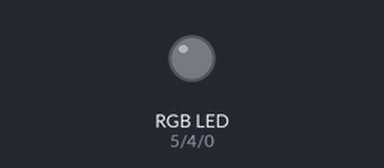
Recording of a sketch running on a simulated Arduino Uno, built with avr-gcc and run on an emulated ATmega328P. Shown: an RGB LED mixed from three pins (HIGH = lit).

Above: at 0.05 s.
At 1.35 s:
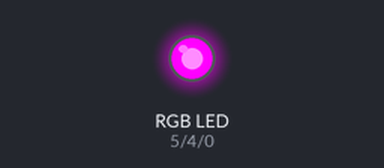
At 1.95 s:
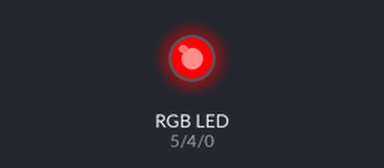
At 3.85 s:
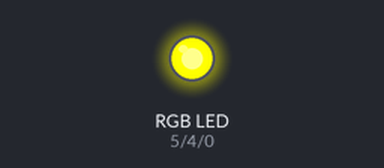
At 5.7 s:
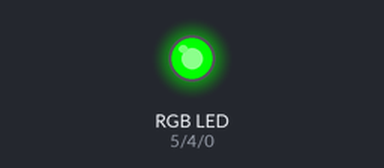
At 7.65 s:
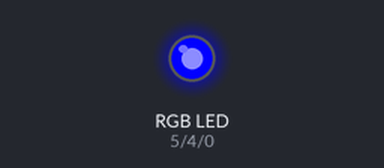
Timing chart, 0 to 10.0 s (numbered marks = the images above):
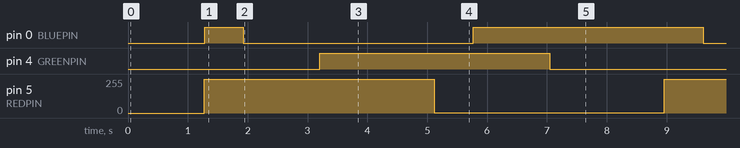

Measured:
- by itself, pin 0 (BLUEPIN): repeats every 7.7 s: LOW 3.8 s, HIGH 3.8 s
- by itself, pin 4 (GREENPIN): alternates HIGH for 3.8 s and LOW for 3.8 s
- by itself, pin 5 (REDPIN): alternates 255/255 for 3.8 s and 1/255 for 3.8 s

The sketch:

esp8266ColourSwirl.ino
```cpp
// color swirl! connect an RGB LED to the PWM pins as indicated
// in the #defines
// public domain, enjoy!

#define REDPIN 5    // D1
#define GREENPIN 4  // D2
#define BLUEPIN 0   // D3

#define FADESPEED 5    // make this higher to slow down

void setup() {
  pinMode(REDPIN, OUTPUT);
  pinMode(GREENPIN, OUTPUT);
  pinMode(BLUEPIN, OUTPUT);
}


void loop() {
  int r, g, b;

  // fade from blue to violet
  for (r = 0; r < 256; r++) {
    analogWrite(REDPIN, r);
    delay(FADESPEED);
  }
  // fade from violet to red
  for (b = 255; b > 0; b--) {
    analogWrite(BLUEPIN, b);
    delay(FADESPEED);
  }
  // fade from red to yellow
  for (g = 0; g < 256; g++) {
    analogWrite(GREENPIN, g);
    delay(FADESPEED);
  }
  // fade from yellow to green
  for (r = 255; r > 0; r--) {
    analogWrite(REDPIN, r);
    delay(FADESPEED);
  }
  // fade from green to teal
  for (b = 0; b < 256; b++) {
    analogWrite(BLUEPIN, b);
    delay(FADESPEED);
  }
  // fade from teal to blue
  for (g = 255; g > 0; g--) {
    analogWrite(GREENPIN, g);
    delay(FADESPEED);
  }
}
```
